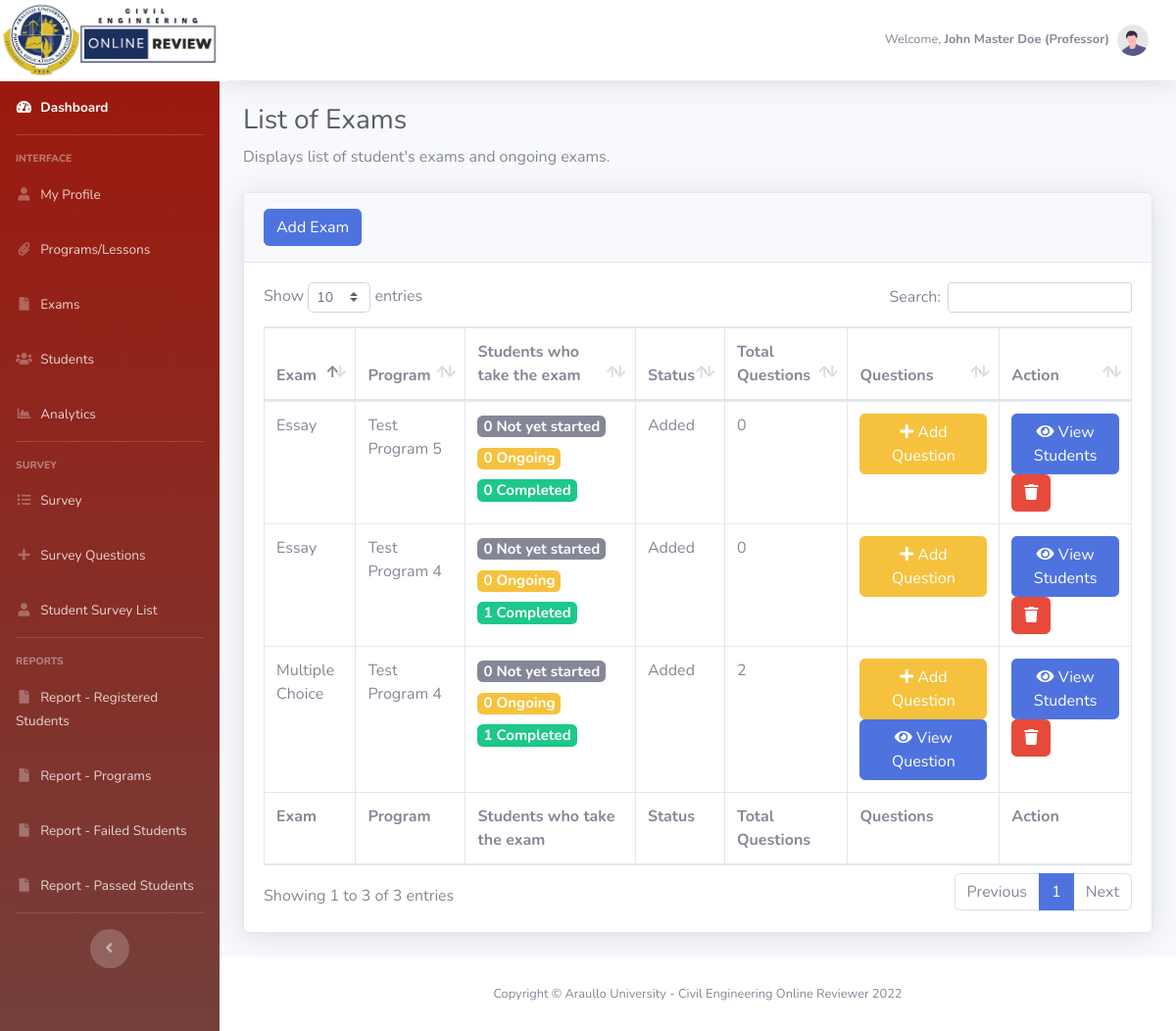
Screenshot of /dashboard/admin_exams.php (signed in) with the database file from the repository.
### tables this page shows
CREATE TABLE `user_account` (
  `id` int(11) NOT NULL,
  `member_id` varchar(50) NOT NULL,
  `email_address` varchar(50) NOT NULL,
  `firstname` varchar(50) NOT NULL,
  `last_name` varchar(50) NOT NULL,
  `phone_number` int(11) NOT NULL,
  `age` int(11) NOT NULL,
  `birthday` varchar(50) NOT NULL,
  `religion` varchar(50) NOT NULL,
  `blood_type` varchar(50) NOT NULL,
  `upload_image` varchar(255) NOT NULL,
  `gender` varchar(50) NOT NULL,
  `user_type` varchar(25) NOT NULL,
  `password` varchar(255) NOT NULL,
  `is_approved` int(11) NOT NULL,
  `date_created` varchar(100) NOT NULL,
  `date_updated` varchar(100) NOT NULL
);

CREATE TABLE `exam` (
  `exam_id` int(11) NOT NULL,
  `exam_category_id` int(11) NOT NULL,
  `program_id` int(11) NOT NULL,
  `exam_description` longtext NOT NULL,
  `duration` int(11) NOT NULL,
  `total_questions` int(11) NOT NULL,
  `member_id` varchar(50) NOT NULL,
  `date_created` date NOT NULL,
  `exam_status` varchar(50) NOT NULL,
  `date_modified` datetime NOT NULL
);

CREATE TABLE `programs` (
  `program_id` int(50) NOT NULL,
  `member_id` varchar(50) NOT NULL,
  `program_name` varchar(100) NOT NULL,
  `short_desc` longtext NOT NULL,
  `with_exam` int(2) NOT NULL,
  `upload_image` varchar(255) NOT NULL,
  `date_created` datetime NOT NULL,
  `date_modified` datetime NOT NULL
);

### dashboard/model/Admin.php (called while the page is built, shortened)
<?php
	class Admin {
		public $db;
		public function __construct(){
			$this->db = new mysqli(DB_HOST, DB_USER, DB_PASSWORD, DB_DATABASE);
		}
        public function get_admin_info($email_address){
    		$sql3="SELECT CONCAT_WS(' ', a.firstname, a.last_name) as fullname,
                        a.firstname,
                        a.last_name,
                        a.member_id,
                        a.email_address,
                        a.gender,
                        a.age,
                        a.birthday,
                        a.religion,
                        a.blood_type,
                        a.phone_number,
                        b.academic_year,
                        b.teaching_class,
                        b.section
                FROM user_account a
                LEFT JOIN user_additional_information b ON b.member_id = a.member_id
                WHERE a.email_address = '$email_address' AND user_type='Professor'";
	        $result = mysqli_query($this->db,$sql3);
	        return $user_data = mysqli_fetch_assoc($result);
    	}
    	public function get_fullname($email_address){
    		$sql3="SELECT CONCAT_WS(' ', firstname, last_name) as fullname FROM user_account WHERE email_address = '$email_address'";
	        $result = mysqli_query($this->db,$sql3);
	        $user_data = mysqli_fetch_array($result);
	        return $user_data['fullname'];
    	}
    	public function get_usertype($email_address){
    		$sql3="SELECT user_type FROM user_account WHERE email_address = '$email_address'";
	        $result = mysqli_query($this->db,$sql3);
	        $user_data = mysqli_fetch_array($result);
	        return $user_data['user_type'];
    	}
    	public function get_all_exams_list($member_id){
    		$sql3="SELECT * FROM exam a
                    LEFT JOIN programs b on b.program_id = a.program_id
                    WHERE a.member_id = '$member_id'";
	        $result = mysqli_query($this->db,$sql3);
	        return $result_data = mysqli_fetch_all($result,MYSQLI_ASSOC);
    	}
        public function get_all_questions_by_exam_id($exam_id) {
            $sql="SELECT * FROM exam_details WHERE exam_id='$exam_id'";
            $check =  $this->db->query($sql);
            return $count_row = $check->num_rows;
        }
        public function get_all_essays_by_exam_id($exam_id) {
            $sql="SELECT * FROM exam_essay WHERE exam_id='$exam_id'";
            $check =  $this->db->query($sql);
            return $count_row = $check->num_rows;
        }
        public function get_all_students_not_started($id) {
            $sql="SELECT * FROM students
                WHERE program_id='$id'
                AND stud_exam_status = '0'";
            $check =  $this->db->query($sql);
            return $count_row = $check->num_rows;
        }
        public function get_all_students_ongoing($id) {
            $sql="SELECT * FROM students
                WHERE program_id='$id'
                AND stud_exam_status = '1'";
            $check =  $this->db->query($sql);
            return $count_row = $check->num_rows;
        }
        public function get_all_students_completed($id) {
            $sql="SELECT * FROM students
                WHERE program_id='$id'
                AND stud_exam_status = '2'";
            $check =  $this->db->query($sql);
            return $count_row = $check->num_rows;
        }
	}
?>

### dashboard/admin_exams.php (the view, shortened to what this page needs)
<?php
    include_once('db_header.php');
?>
    <h1 class="h3 mb-2 text-gray-800">List of Exams</h1>
    <p class="mb-4">Displays list of student's exams and ongoing exams.</p>
    <div class="card shadow mb-4">
        <div class="card-header py-3">
            <h6 class="m-0 font-weight-bold text-primary">
                <a class="btn btn-primary" href="add_edit_exams.php?action=add">Add Exam</a>
                <?php
                    $get_profile_info =  $admin->get_admin_info($_SESSION['email_address']);
                ?>
            </h6>
        </div>
        <div class="card-body">
            <div class="table-responsive">
                <table class="table table-bordered" id="dataTable" width="100%" cellspacing="0">
                    <thead>
                        <tr>
                            <th>Exam</th>
                            <th>Program</th>
                            <th>Students who take the exam</th>
                            <th>Status</th>
                            <th>Total Questions</th>
                            <th>Questions</th>
                            <th>Action</th>
                        </tr>
                    </thead>
                    <tfoot>
                        <tr>
                            <th>Exam</th>
                            <th>Program</th>
                            <th>Students who take the exam</th>
                            <th>Status</th>
                            <th>Total Questions</th>
                            <th>Questions</th>
                            <th>Action</th>
                        </tr>
                    </tfoot>
                    <tbody>
                        <?php
                            $get_exams_list =  $admin->get_all_exams_list($get_profile_info['member_id']);
                            foreach($get_exams_list as $exams) {
                        ?>
                        <tr>
                            <td>
                                <?php
                                    if($exams['exam_category_id'] == '1') {
                                ?>
                                    Essay
                                <?php
                                    }
                                    else {
                                ?>
                                    Multiple Choice
                                <?php
                                    }
                                ?>
                            </td>
                            <td><?php echo $exams['program_name'] ?></td>
                            <td>
                                <h5><span class="badge badge-secondary"><?php echo $admin->get_all_students_not_started($exams['program_id']) ?> Not yet started</span></h5>
                                <h5><span class="badge badge-warning"><?php echo $admin->get_all_students_ongoing($exams['program_id']) ?> Ongoing</span></h5>
                                <h5><span class="badge badge-success"><?php echo $admin->get_all_students_completed($exams['program_id']) ?> Completed</span></h5>
                            </td>
                            <td><?php echo $exams['exam_status'] ?></td>
                            <td>
                                <?php
                                    if($exams['exam_category_id'] == '1') {
                                        echo $admin->get_all_essays_by_exam_id($exams['exam_id']);
                                    }
                                    else {
                                        echo $admin->get_all_questions_by_exam_id($exams['exam_id']);
                                    }
                                ?>
                            </td>
                            <td>
                                <?php
                                    if($admin->get_all_essays_by_exam_id($exams['exam_id']) == 0) {
                                ?>
                                    <a class="btn btn-warning" href="add_edit_exams.php?action=edit_<?php echo $exams['exam_category_id']?>&program_name=<?php echo $exams['program_name']?>&id=<?php echo $exams['exam_id']?>&total_questions=<?php echo $exams['total_questions']?>&memberid=<?php echo $exams['member_id']?>"><i class="fa fa-plus"></i> Add Question</a>
                                <?php
                                    }
                                ?>
                                <?php
                                    if($admin->get_all_questions_by_exam_id($exams['exam_id']) > 0 || $admin->get_all_essays_by_exam_id($exams['exam_id']) > 0) {
                                ?>
                                    <a class="btn btn-primary" href="add_edit_exams.php?action=view_<?php echo $exams['exam_category_id']?>&program_name=<?php echo $exams['program_name']?>&id=<?php echo $exams['exam_id']?>&total_questions=<?php echo $exams['total_questions']?>&memberid=<?php echo $exams['member_id']?>"><i class="fa fa-eye"></i> View Question</a>
                                <?php
                                    }
                                ?>
                            </td>
                            <td>
                                <li class="list-inline-item">
                                    <a class="btn btn-primary" href="add_edit_exams.php?action=view_students&id=<?php echo $exams['exam_id']?>&program_name=<?php echo $exams['program_name']?>&program_id=<?php echo $exams['program_id']?>" title="View Students"><i class="fa fa-eye"></i> View Students</a>
                                    <a class="btn btn-danger" href="admin/exam.php?id=<?php echo $exams['exam_id']?>" title="Delete this exam"><i class="fa fa-trash"></i></a>
                                </li>
                            </td>
                        </tr>
                        <?php
                            }
                        ?>
                    </tbody>
                </table>
            </div>
        </div>
    </div>
<?php
    include_once('db_footer.php');
?>

### dashboard/db_header.php (shortened to what this page needs)
<!DOCTYPE html>
<html lang="en">
    <head>
        <link href="vendor/fontawesome-free/css/all.min.css" rel="stylesheet" type="text/css">
        <link href="css/sb-admin-2.min.css" rel="stylesheet">
        <link href="vendor/datatables/dataTables.bootstrap4.min.css" rel="stylesheet">
        <link href="css/buttons.dataTables.min.css" rel="stylesheet">
</head>
<?php
    require_once ('model/Admin.php');
    $admin = new Admin();
?>
<body id="page-top">
    <div id="wrapper">
        <?php
            include_once("menu.php")
        ?>
    <div id="content-wrapper" class="d-flex flex-column">
        <div id="content">
            <nav class="navbar navbar-expand navbar-light bg-white topbar mb-4 static-top shadow">
                <ul class="navbar-nav ml-auto">
                    <li class="nav-item dropdown no-arrow">
                        <a class="nav-link dropdown-toggle" href="#" id="userDropdown" role="button"
                            data-toggle="dropdown" aria-haspopup="true" aria-expanded="false">
                            <?php
                                if (isset($_SESSION['email_address'])) :
                            ?>
                                <span class="mr-2 d-none d-lg-inline text-gray-600 small">Welcome, <strong><?php echo $admin->get_fullname($_SESSION['email_address']); ?> (<?php echo $admin->get_usertype($_SESSION['email_address']); ?>)</strong></span>
                                <img class="img-profile rounded-circle"
                                    src="img/undraw_profile.svg">
                            <?php
                                endif
                            ?>
                        </a>
                    </li>
                </ul>
            </nav>
            <div class="container-fluid">

### rows the page displays
user_account: user_type "Professor"
exam: shows "Multiple Choice", program.program_name "Test Program 4", all_students_not_started "0", all_students_ongoing "0", all_students_completed "1", exam_status "Added", all_questions_by_exam_id "2"
exam: shows "Essay", program.program_name "Test Program 5", all_students_not_started "0", all_students_ongoing "0", all_students_completed "0", exam_status "Added", all_essays_by_exam_id "0"
exam: shows "Essay", program.program_name "Test Program 4", all_students_not_started "0", all_students_ongoing "0", all_students_completed "1", exam_status "Added", all_essays_by_exam_id "0"

### other values shown
$admin->get_fullname($_SESSION['email_address']) "John Master Doe"
